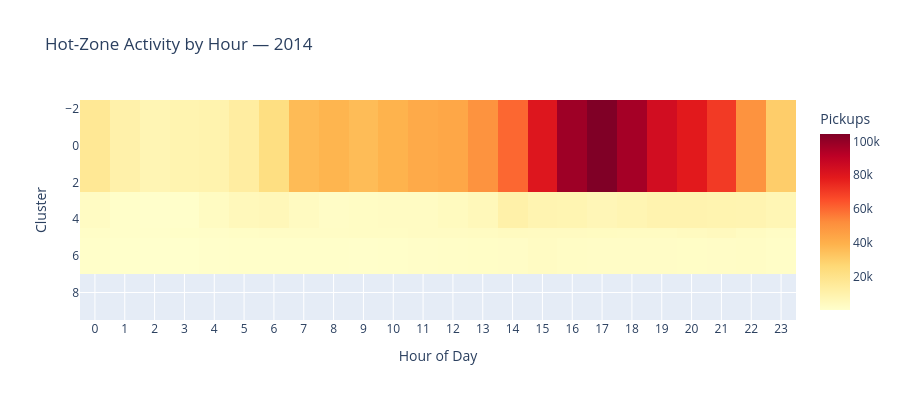

Notebook cell for this chart:
### Markdown cell above
## 1. Hot-Zone Temporal Patterns (2014)

### 1.1 Activity by Hour of Day

Which hot-zones are most active at each hour? This heatmap shows cluster activity 
across the 24-hour cycle.

### Code cell
# Cluster activity by hour
cluster_hour = df_2014.groupby(["cluster", "hour"]).size().reset_index(name="count")
pivot = cluster_hour.pivot(index="cluster", columns="hour", values="count").fillna(0)

# Sort clusters by total activity for readability
pivot["total"] = pivot.sum(axis=1)
pivot = pivot.sort_values("total", ascending=False).drop(columns="total")

fig = px.imshow(
    pivot,
    labels=dict(x="Hour of Day", y="Cluster", color="Pickups"),
    x=[str(h) for h in range(24)],
    color_continuous_scale="YlOrRd",
    title="Hot-Zone Activity by Hour — 2014",
    height=max(400, len(pivot) * 15),
    aspect="auto",
)
fig.write_image("reports/figures/04_01_cluster_hourly_heatmap.png", width=1200, height=700, scale=2)
fig.show()

### Figure 1 — Plotly figure (JSON) as saved in the notebook; plotly's stock layout.template omitted (floating-point values rounded to 4 significant figures; data arrays with more than 128 entries replaced by an {"elided": "..."} marker saying what was removed)
{"data": [{"coloraxis": "coloraxis", "hovertemplate": "Hour of Day: %{x}<br>Cluster: %{y}<br>Pickups: %{z}<extra></extra>", "name": "0", "type": "heatmap", "x": ["0", "1", "2", "3", "4", "5", "6", "7", "8", "9", "10", "11", "12", "13", "14", "15", "16", "17", "18", "19", "20", "21", "22", "23"], "xaxis": "x", "y": [0, 5, 1, 8, 10, 9, 3, 2, 7, 4, 6], "yaxis": "y", "z": {"elided": "11x24 int values"}}], "layout": {"coloraxis": {"colorbar": {"title": {"text": "Pickups"}}, "colorscale": [[0, "rgb(255,255,204)"], [0.125, "rgb(255,237,160)"], [0.25, "rgb(254,217,118)"], [0.375, "rgb(254,178,76)"], [0.5, "rgb(253,141,60)"], [0.625, "rgb(252,78,42)"], [0.75, "rgb(227,26,28)"], [0.875, "rgb(189,0,38)"], [1, "rgb(128,0,38)"]]}, "height": 400, "title": {"text": "Hot-Zone Activity by Hour — 2014"}, "xaxis": {"anchor": "y", "domain": [0, 1], "title": {"text": "Hour of Day"}}, "yaxis": {"anchor": "x", "autorange": "reversed", "domain": [0, 1], "title": {"text": "Cluster"}}}}
